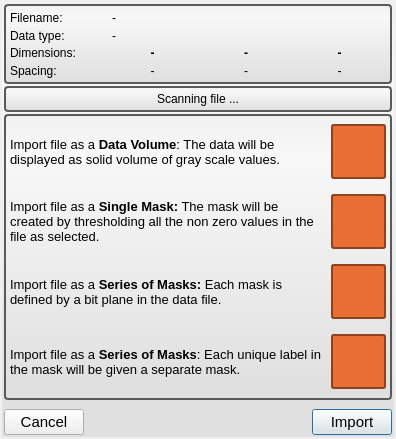
<?xml version="1.0" encoding="UTF-8"?>
<ui version="4.0">
 <class>LayerImportWidget</class>
 <widget class="QWidget" name="LayerImportWidget">
  <property name="geometry">
   <rect>
    <x>0</x>
    <y>0</y>
    <width>396</width>
    <height>439</height>
   </rect>
  </property>
  <property name="sizePolicy">
   <sizepolicy hsizetype="Preferred" vsizetype="Preferred">
    <horstretch>0</horstretch>
    <verstretch>0</verstretch>
   </sizepolicy>
  </property>
  <property name="minimumSize">
   <size>
    <width>0</width>
    <height>100</height>
   </size>
  </property>
  <property name="font">
   <font>
    <pointsize>11</pointsize>
   </font>
  </property>
  <property name="styleSheet">
   <string notr="true">QFrame#importer_options_{
  background-color: qlineargradient(spread:pad, x1:0.5, y1:0, x2:0.5, y2:0.960227, stop:0 rgba(241, 241, 241, 255), stop:0.155779 rgba(248, 248, 248, 255), stop:1 rgba(224, 224, 224, 255));
  border: 2px solid rgb(90,90,90);
  border-radius: 4px;
}

QFrame#scanning_file_{
  background-color: qlineargradient(spread:pad, x1:0.5, y1:0, x2:0.5, y2:0.960227, stop:0 rgba(241, 241, 241, 255), stop:0.155779 rgba(248, 248, 248, 255), stop:1 rgba(224, 224, 224, 255));
  border: 2px solid rgb(90,90,90);
  border-radius: 4px;
}

QFrame#file_info_{
  background-color: qlineargradient(spread:pad, x1:0.5, y1:0, x2:0.5, y2:0.960227, stop:0 rgba(241, 241, 241, 255), stop:0.155779 rgba(248, 248, 248, 255), stop:1 rgba(224, 224, 224, 255));
  border: 2px solid rgb(90,90,90);
  border-radius: 4px;
}


QToolButton{
  background-color: rgb(233, 111, 53);
  border-radius: 3px;
  border: 2px solid rgb(142, 67, 32);
}


QLabel#import_layer_label_{
  background-color:rgba(0, 0, 0, 0);
  border-color: rgba(0, 0, 0, 0);
  border: none;
  height: 24px;
  text-align: left;
  color: white;
}

QPushButton#activate_button_:pressed{
  background-color:rgba(0, 0, 0, 0);
  border: none;
  border-color: rgba(0, 0, 0, 0);
  color: gray;
}

QFrame#group_frame_{
  background-color: rgba(0, 0, 0, 0);
  border: none;
}

QWidget#main_{
  background-color: qlineargradient(spread:pad, x1:0.5, y1:0, x2:0.5, y2:0.960227, stop:0 rgba(241, 241, 241, 255), stop:0.155779 rgba(248, 248, 248, 255), stop:1 rgba(224, 224, 224, 255));
}
</string>
  </property>
  <layout class="QVBoxLayout" name="verticalLayout_10">
   <property name="spacing">
    <number>0</number>
   </property>
   <property name="sizeConstraint">
    <enum>QLayout::SetMinimumSize</enum>
   </property>
   <property name="margin">
    <number>2</number>
   </property>
   <item>
    <widget class="QWidget" name="main_" native="true">
     <property name="sizePolicy">
      <sizepolicy hsizetype="Preferred" vsizetype="Minimum">
       <horstretch>0</horstretch>
       <verstretch>0</verstretch>
      </sizepolicy>
     </property>
     <property name="minimumSize">
      <size>
       <width>0</width>
       <height>100</height>
      </size>
     </property>
     <layout class="QVBoxLayout" name="verticalLayout_9">
      <property name="spacing">
       <number>2</number>
      </property>
      <property name="margin">
       <number>2</number>
      </property>
      <item>
       <widget class="QFrame" name="file_info_">
        <property name="minimumSize">
         <size>
          <width>0</width>
          <height>80</height>
         </size>
        </property>
        <property name="maximumSize">
         <size>
          <width>16777215</width>
          <height>16777215</height>
         </size>
        </property>
        <layout class="QVBoxLayout" name="verticalLayout">
         <property name="spacing">
          <number>2</number>
         </property>
         <property name="margin">
          <number>4</number>
         </property>
         <item>
          <layout class="QHBoxLayout" name="horizontalLayout_2">
           <item>
            <widget class="QLabel" name="filename_label_">
             <property name="sizePolicy">
              <sizepolicy hsizetype="Fixed" vsizetype="Preferred">
               <horstretch>0</horstretch>
               <verstretch>0</verstretch>
              </sizepolicy>
             </property>
             <property name="minimumSize">
              <size>
               <width>100</width>
               <height>0</height>
              </size>
             </property>
             <property name="maximumSize">
              <size>
               <width>16777215</width>
               <height>20</height>
              </size>
             </property>
             <property name="text">
              <string>Filename:</string>
             </property>
            </widget>
           </item>
           <item>
            <widget class="QLabel" name="filename_">
             <property name="text">
              <string>-</string>
             </property>
            </widget>
           </item>
          </layout>
         </item>
         <item>
          <layout class="QHBoxLayout" name="horizontalLayout_6">
           <item>
            <widget class="QLabel" name="data_type_label_">
             <property name="sizePolicy">
              <sizepolicy hsizetype="Fixed" vsizetype="Preferred">
               <horstretch>0</horstretch>
               <verstretch>0</verstretch>
              </sizepolicy>
             </property>
             <property name="minimumSize">
              <size>
               <width>100</width>
               <height>0</height>
              </size>
             </property>
             <property name="text">
              <string>Data type:</string>
             </property>
            </widget>
           </item>
           <item>
            <widget class="QLabel" name="data_type_">
             <property name="text">
              <string>-</string>
             </property>
            </widget>
           </item>
          </layout>
         </item>
         <item>
          <layout class="QHBoxLayout" name="horizontalLayout_4">
           <property name="spacing">
            <number>0</number>
           </property>
           <item>
            <widget class="QLabel" name="dimensions_label_">
             <property name="minimumSize">
              <size>
               <width>96</width>
               <height>0</height>
              </size>
             </property>
             <property name="maximumSize">
              <size>
               <width>16777215</width>
               <height>20</height>
              </size>
             </property>
             <property name="text">
              <string>Dimensions:</string>
             </property>
            </widget>
           </item>
           <item>
            <widget class="QLabel" name="x_size_">
             <property name="maximumSize">
              <size>
               <width>16777215</width>
               <height>20</height>
              </size>
             </property>
             <property name="font">
              <font>
               <weight>75</weight>
               <bold>true</bold>
              </font>
             </property>
             <property name="text">
              <string>-</string>
             </property>
             <property name="alignment">
              <set>Qt::AlignCenter</set>
             </property>
            </widget>
           </item>
           <item>
            <widget class="QLabel" name="y_size_">
             <property name="maximumSize">
              <size>
               <width>16777215</width>
               <height>20</height>
              </size>
             </property>
             <property name="font">
              <font>
               <weight>75</weight>
               <bold>true</bold>
              </font>
             </property>
             <property name="text">
              <string>-</string>
             </property>
             <property name="alignment">
              <set>Qt::AlignCenter</set>
             </property>
            </widget>
           </item>
           <item>
            <widget class="QLabel" name="z_size_">
             <property name="maximumSize">
              <size>
               <width>16777215</width>
               <height>20</height>
              </size>
             </property>
             <property name="font">
              <font>
               <weight>75</weight>
               <bold>true</bold>
              </font>
             </property>
             <property name="text">
              <string>-</string>
             </property>
             <property name="alignment">
              <set>Qt::AlignCenter</set>
             </property>
            </widget>
           </item>
          </layout>
         </item>
         <item>
          <layout class="QHBoxLayout" name="horizontalLayout_3">
           <property name="spacing">
            <number>0</number>
           </property>
           <item>
            <widget class="QLabel" name="spacing_label_">
             <property name="minimumSize">
              <size>
               <width>96</width>
               <height>0</height>
              </size>
             </property>
             <property name="maximumSize">
              <size>
               <width>96</width>
               <height>16777215</height>
              </size>
             </property>
             <property name="layoutDirection">
              <enum>Qt::LeftToRight</enum>
             </property>
             <property name="text">
              <string>Spacing:</string>
             </property>
            </widget>
           </item>
           <item>
            <widget class="QLabel" name="x_spacing_">
             <property name="text">
              <string>-</string>
             </property>
             <property name="alignment">
              <set>Qt::AlignCenter</set>
             </property>
            </widget>
           </item>
           <item>
            <widget class="QLabel" name="y_spacing_">
             <property name="text">
              <string>-</string>
             </property>
             <property name="alignment">
              <set>Qt::AlignCenter</set>
             </property>
            </widget>
           </item>
           <item>
            <widget class="QLabel" name="z_spacing_">
             <property name="text">
              <string>-</string>
             </property>
             <property name="alignment">
              <set>Qt::AlignCenter</set>
             </property>
            </widget>
           </item>
          </layout>
         </item>
        </layout>
       </widget>
      </item>
      <item>
       <widget class="QFrame" name="scanning_file_">
        <property name="frameShape">
         <enum>QFrame::StyledPanel</enum>
        </property>
        <property name="frameShadow">
         <enum>QFrame::Raised</enum>
        </property>
        <layout class="QVBoxLayout" name="verticalLayout_2">
         <property name="spacing">
          <number>1</number>
         </property>
         <property name="margin">
          <number>4</number>
         </property>
         <item>
          <widget class="QLabel" name="scanning_file_label_">
           <property name="text">
            <string>Scanning file ...</string>
           </property>
           <property name="alignment">
            <set>Qt::AlignCenter</set>
           </property>
          </widget>
         </item>
        </layout>
       </widget>
      </item>
      <item>
       <widget class="QFrame" name="importer_options_">
        <property name="sizePolicy">
         <sizepolicy hsizetype="Preferred" vsizetype="MinimumExpanding">
          <horstretch>0</horstretch>
          <verstretch>0</verstretch>
         </sizepolicy>
        </property>
        <property name="minimumSize">
         <size>
          <width>0</width>
          <height>280</height>
         </size>
        </property>
        <property name="frameShape">
         <enum>QFrame::StyledPanel</enum>
        </property>
        <property name="frameShadow">
         <enum>QFrame::Raised</enum>
        </property>
        <layout class="QGridLayout" name="gridLayout">
         <property name="sizeConstraint">
          <enum>QLayout::SetMinimumSize</enum>
         </property>
         <property name="margin">
          <number>4</number>
         </property>
         <property name="spacing">
          <number>6</number>
         </property>
         <item row="0" column="0">
          <widget class="QLabel" name="data_label_">
           <property name="sizePolicy">
            <sizepolicy hsizetype="MinimumExpanding" vsizetype="MinimumExpanding">
             <horstretch>0</horstretch>
             <verstretch>0</verstretch>
            </sizepolicy>
           </property>
           <property name="minimumSize">
            <size>
             <width>250</width>
             <height>64</height>
            </size>
           </property>
           <property name="maximumSize">
            <size>
             <width>16777211</width>
             <height>16777211</height>
            </size>
           </property>
           <property name="baseSize">
            <size>
             <width>0</width>
             <height>64</height>
            </size>
           </property>
           <property name="font">
            <font>
             <pointsize>8</pointsize>
            </font>
           </property>
           <property name="text">
            <string>&lt;!DOCTYPE HTML PUBLIC &quot;-//W3C//DTD HTML 4.0//EN&quot; &quot;http://www.w3.org/TR/REC-html40/strict.dtd&quot;&gt;
&lt;html&gt;&lt;head&gt;&lt;meta name=&quot;qrichtext&quot; content=&quot;1&quot; /&gt;&lt;style type=&quot;text/css&quot;&gt;
p, li { white-space: pre-wrap; }
&lt;/style&gt;&lt;/head&gt;&lt;body style=&quot; font-family:'MS Shell Dlg 2'; font-size:8pt; font-weight:400; font-style:normal;&quot;&gt;
&lt;p style=&quot; margin-top:0px; margin-bottom:0px; margin-left:0px; margin-right:0px; -qt-block-indent:0; text-indent:0px;&quot;&gt;&lt;span style=&quot; font-family:'Lucida Grande'; font-size:10pt;&quot;&gt;Import file as a &lt;/span&gt;&lt;span style=&quot; font-family:'Lucida Grande'; font-size:10pt; font-weight:600;&quot;&gt;Data Volume&lt;/span&gt;&lt;span style=&quot; font-family:'Lucida Grande'; font-size:10pt;&quot;&gt;: The data will be displayed as solid volume of gray scale values. &lt;/span&gt;&lt;/p&gt;&lt;/body&gt;&lt;/html&gt;</string>
           </property>
           <property name="textFormat">
            <enum>Qt::RichText</enum>
           </property>
           <property name="scaledContents">
            <bool>false</bool>
           </property>
           <property name="alignment">
            <set>Qt::AlignLeading|Qt::AlignLeft|Qt::AlignVCenter</set>
           </property>
           <property name="wordWrap">
            <bool>true</bool>
           </property>
          </widget>
         </item>
         <item row="0" column="1">
          <widget class="QToolButton" name="data_">
           <property name="minimumSize">
            <size>
             <width>48</width>
             <height>48</height>
            </size>
           </property>
           <property name="baseSize">
            <size>
             <width>48</width>
             <height>48</height>
            </size>
           </property>
           <property name="text">
            <string/>
           </property>
           <property name="iconSize">
            <size>
             <width>48</width>
             <height>48</height>
            </size>
           </property>
          </widget>
         </item>
         <item row="1" column="0">
          <widget class="QLabel" name="single_mask_label_">
           <property name="sizePolicy">
            <sizepolicy hsizetype="MinimumExpanding" vsizetype="MinimumExpanding">
             <horstretch>0</horstretch>
             <verstretch>0</verstretch>
            </sizepolicy>
           </property>
           <property name="minimumSize">
            <size>
             <width>250</width>
             <height>64</height>
            </size>
           </property>
           <property name="font">
            <font>
             <pointsize>10</pointsize>
            </font>
           </property>
           <property name="text">
            <string>&lt;!DOCTYPE HTML PUBLIC &quot;-//W3C//DTD HTML 4.0//EN&quot; &quot;http://www.w3.org/TR/REC-html40/strict.dtd&quot;&gt;
&lt;html&gt;&lt;head&gt;&lt;meta name=&quot;qrichtext&quot; content=&quot;1&quot; /&gt;&lt;style type=&quot;text/css&quot;&gt;
p, li { white-space: pre-wrap; }
&lt;/style&gt;&lt;/head&gt;&lt;body style=&quot; font-family:'MS Shell Dlg 2'; font-size:10pt; font-weight:400; font-style:normal;&quot;&gt;
&lt;p style=&quot; margin-top:0px; margin-bottom:0px; margin-left:0px; margin-right:0px; -qt-block-indent:0; text-indent:0px;&quot;&gt;&lt;span style=&quot; font-family:'Lucida Grande';&quot;&gt;Import file as a &lt;/span&gt;&lt;span style=&quot; font-family:'Lucida Grande'; font-weight:600;&quot;&gt;Single Mask:&lt;/span&gt;&lt;span style=&quot; font-family:'Lucida Grande';&quot;&gt; The mask will be created by thresholding all the non zero values in the file as selected.&lt;/span&gt;&lt;/p&gt;&lt;/body&gt;&lt;/html&gt;</string>
           </property>
           <property name="textFormat">
            <enum>Qt::RichText</enum>
           </property>
           <property name="scaledContents">
            <bool>false</bool>
           </property>
           <property name="wordWrap">
            <bool>true</bool>
           </property>
           <property name="indent">
            <number>0</number>
           </property>
          </widget>
         </item>
         <item row="1" column="1">
          <widget class="QToolButton" name="single_mask_">
           <property name="minimumSize">
            <size>
             <width>48</width>
             <height>48</height>
            </size>
           </property>
           <property name="text">
            <string/>
           </property>
           <property name="iconSize">
            <size>
             <width>48</width>
             <height>48</height>
            </size>
           </property>
          </widget>
         </item>
         <item row="2" column="0">
          <widget class="QLabel" name="bitplane_mask_label_">
           <property name="sizePolicy">
            <sizepolicy hsizetype="MinimumExpanding" vsizetype="MinimumExpanding">
             <horstretch>0</horstretch>
             <verstretch>0</verstretch>
            </sizepolicy>
           </property>
           <property name="minimumSize">
            <size>
             <width>250</width>
             <height>64</height>
            </size>
           </property>
           <property name="font">
            <font>
             <pointsize>10</pointsize>
            </font>
           </property>
           <property name="text">
            <string>&lt;!DOCTYPE HTML PUBLIC &quot;-//W3C//DTD HTML 4.0//EN&quot; &quot;http://www.w3.org/TR/REC-html40/strict.dtd&quot;&gt;
&lt;html&gt;&lt;head&gt;&lt;meta name=&quot;qrichtext&quot; content=&quot;1&quot; /&gt;&lt;style type=&quot;text/css&quot;&gt;
p, li { white-space: pre-wrap; }
&lt;/style&gt;&lt;/head&gt;&lt;body style=&quot; font-family:'MS Shell Dlg 2'; font-size:10pt; font-weight:400; font-style:normal;&quot;&gt;
&lt;p style=&quot; margin-top:0px; margin-bottom:0px; margin-left:0px; margin-right:0px; -qt-block-indent:0; text-indent:0px;&quot;&gt;&lt;span style=&quot; font-family:'Lucida Grande';&quot;&gt;Import file as a &lt;/span&gt;&lt;span style=&quot; font-family:'Lucida Grande'; font-weight:600;&quot;&gt;Series of Masks:&lt;/span&gt;&lt;span style=&quot; font-family:'Lucida Grande';&quot;&gt; Each mask is defined by a bit plane in the data file.&lt;/span&gt;&lt;/p&gt;&lt;/body&gt;&lt;/html&gt;</string>
           </property>
           <property name="wordWrap">
            <bool>true</bool>
           </property>
          </widget>
         </item>
         <item row="3" column="0">
          <widget class="QLabel" name="label_mask_label_">
           <property name="sizePolicy">
            <sizepolicy hsizetype="MinimumExpanding" vsizetype="MinimumExpanding">
             <horstretch>0</horstretch>
             <verstretch>0</verstretch>
            </sizepolicy>
           </property>
           <property name="minimumSize">
            <size>
             <width>250</width>
             <height>64</height>
            </size>
           </property>
           <property name="font">
            <font>
             <pointsize>10</pointsize>
            </font>
           </property>
           <property name="text">
            <string>&lt;!DOCTYPE HTML PUBLIC &quot;-//W3C//DTD HTML 4.0//EN&quot; &quot;http://www.w3.org/TR/REC-html40/strict.dtd&quot;&gt;
&lt;html&gt;&lt;head&gt;&lt;meta name=&quot;qrichtext&quot; content=&quot;1&quot; /&gt;&lt;style type=&quot;text/css&quot;&gt;
p, li { white-space: pre-wrap; }
&lt;/style&gt;&lt;/head&gt;&lt;body style=&quot; font-family:'MS Shell Dlg 2'; font-size:10pt; font-weight:400; font-style:normal;&quot;&gt;
&lt;p style=&quot; margin-top:0px; margin-bottom:0px; margin-left:0px; margin-right:0px; -qt-block-indent:0; text-indent:0px;&quot;&gt;&lt;span style=&quot; font-family:'Lucida Grande';&quot;&gt;Import file as a &lt;/span&gt;&lt;span style=&quot; font-family:'Lucida Grande'; font-weight:600;&quot;&gt;Series of Masks&lt;/span&gt;&lt;span style=&quot; font-family:'Lucida Grande';&quot;&gt;: Each unique label in the mask will be given a separate mask.&lt;/span&gt;&lt;/p&gt;&lt;/body&gt;&lt;/html&gt;</string>
           </property>
           <property name="wordWrap">
            <bool>true</bool>
           </property>
          </widget>
         </item>
         <item row="3" column="1">
          <widget class="QToolButton" name="label_mask_">
           <property name="minimumSize">
            <size>
             <width>48</width>
             <height>48</height>
            </size>
           </property>
           <property name="text">
            <string/>
           </property>
           <property name="iconSize">
            <size>
             <width>48</width>
             <height>48</height>
            </size>
           </property>
          </widget>
         </item>
         <item row="2" column="1">
          <widget class="QToolButton" name="bitplane_mask_">
           <property name="minimumSize">
            <size>
             <width>48</width>
             <height>48</height>
            </size>
           </property>
           <property name="text">
            <string/>
           </property>
           <property name="iconSize">
            <size>
             <width>48</width>
             <height>48</height>
            </size>
           </property>
          </widget>
         </item>
        </layout>
       </widget>
      </item>
      <item>
       <spacer name="vertical_spacer_">
        <property name="orientation">
         <enum>Qt::Vertical</enum>
        </property>
        <property name="sizeHint" stdset="0">
         <size>
          <width>0</width>
          <height>0</height>
         </size>
        </property>
       </spacer>
      </item>
      <item>
       <layout class="QHBoxLayout" name="control_bar_">
        <item>
         <widget class="QPushButton" name="cancel_button_">
          <property name="text">
           <string>Cancel</string>
          </property>
         </widget>
        </item>
        <item>
         <spacer name="horizontal_space_">
          <property name="orientation">
           <enum>Qt::Horizontal</enum>
          </property>
          <property name="sizeHint" stdset="0">
           <size>
            <width>40</width>
            <height>20</height>
           </size>
          </property>
         </spacer>
        </item>
        <item>
         <widget class="QPushButton" name="import_button_">
          <property name="text">
           <string>Import</string>
          </property>
          <property name="default">
           <bool>true</bool>
          </property>
         </widget>
        </item>
       </layout>
      </item>
     </layout>
    </widget>
   </item>
  </layout>
 </widget>
 <layoutdefault spacing="2" margin="0"/>
 <resources>
  <include location="Resources/AppInterface.qrc"/>
 </resources>
 <connections/>
</ui>
